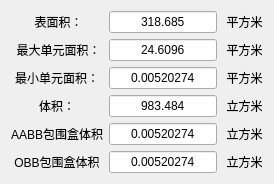
       <widget class="QWidget" name="geoProperty">
        <attribute name="title">
         <string>几何属性</string>
        </attribute>
        <layout class="QGridLayout" name="gridLayout_5">
         <item row="0" column="0">
          <widget class="QLabel" name="label_2">
           <property name="frameShape">
            <enum>QFrame::NoFrame</enum>
           </property>
           <property name="frameShadow">
            <enum>QFrame::Raised</enum>
           </property>
           <property name="text">
            <string> 表面积：</string>
           </property>
           <property name="alignment">
            <set>Qt::AlignCenter</set>
           </property>
          </widget>
         </item>
         <item row="2" column="0">
          <widget class="QLabel" name="label_17">
           <property name="frameShape">
            <enum>QFrame::NoFrame</enum>
           </property>
           <property name="frameShadow">
            <enum>QFrame::Raised</enum>
           </property>
           <property name="text">
            <string> 最大单元面积：</string>
           </property>
           <property name="alignment">
            <set>Qt::AlignCenter</set>
           </property>
          </widget>
         </item>
         <item row="8" column="2">
          <widget class="QLabel" name="label_10">
           <property name="frameShape">
            <enum>QFrame::NoFrame</enum>
           </property>
           <property name="frameShadow">
            <enum>QFrame::Raised</enum>
           </property>
           <property name="text">
            <string> 立方米</string>
           </property>
           <property name="alignment">
            <set>Qt::AlignCenter</set>
           </property>
          </widget>
         </item>
         <item row="2" column="2">
          <widget class="QLabel" name="label_5">
           <property name="frameShape">
            <enum>QFrame::NoFrame</enum>
           </property>
           <property name="frameShadow">
            <enum>QFrame::Raised</enum>
           </property>
           <property name="text">
            <string> 平方米</string>
           </property>
           <property name="alignment">
            <set>Qt::AlignCenter</set>
           </property>
          </widget>
         </item>
         <item row="2" column="1">
          <widget class="QLineEdit" name="lineEdit_maxUnitAera">
           <property name="text">
            <string>24.6096</string>
           </property>
           <property name="alignment">
            <set>Qt::AlignCenter</set>
           </property>
           <property name="readOnly">
            <bool>false</bool>
           </property>
          </widget>
         </item>
         <item row="8" column="0">
          <widget class="QLabel" name="label_21">
           <property name="frameShape">
            <enum>QFrame::NoFrame</enum>
           </property>
           <property name="frameShadow">
            <enum>QFrame::Raised</enum>
           </property>
           <property name="text">
            <string>OBB包围盒体积</string>
           </property>
           <property name="alignment">
            <set>Qt::AlignCenter</set>
           </property>
          </widget>
         </item>
         <item row="5" column="0">
          <widget class="QLabel" name="label_8">
           <property name="frameShape">
            <enum>QFrame::NoFrame</enum>
           </property>
           <property name="frameShadow">
            <enum>QFrame::Raised</enum>
           </property>
           <property name="text">
            <string>体积：</string>
           </property>
           <property name="alignment">
            <set>Qt::AlignCenter</set>
           </property>
          </widget>
         </item>
         <item row="7" column="0">
          <widget class="QLabel" name="label_20">
           <property name="frameShape">
            <enum>QFrame::NoFrame</enum>
           </property>
           <property name="frameShadow">
            <enum>QFrame::Raised</enum>
           </property>
           <property name="text">
            <string>AABB包围盒体积</string>
           </property>
           <property name="alignment">
            <set>Qt::AlignCenter</set>
           </property>
          </widget>
         </item>
         <item row="0" column="1">
          <widget class="QLineEdit" name="lineEdit_area">
           <property name="text">
            <string>318.685</string>
           </property>
           <property name="alignment">
            <set>Qt::AlignCenter</set>
           </property>
           <property name="readOnly">
            <bool>false</bool>
           </property>
          </widget>
         </item>
         <item row="0" column="2">
          <widget class="QLabel" name="label_3">
           <property name="frameShape">
            <enum>QFrame::NoFrame</enum>
           </property>
           <property name="frameShadow">
            <enum>QFrame::Raised</enum>
           </property>
           <property name="text">
            <string> 平方米</string>
           </property>
           <property name="alignment">
            <set>Qt::AlignCenter</set>
           </property>
          </widget>
         </item>
         <item row="7" column="2">
          <widget class="QLabel" name="label_9">
           <property name="frameShape">
            <enum>QFrame::NoFrame</enum>
           </property>
           <property name="frameShadow">
            <enum>QFrame::Raised</enum>
           </property>
           <property name="text">
            <string> 立方米</string>
           </property>
           <property name="alignment">
            <set>Qt::AlignCenter</set>
           </property>
          </widget>
         </item>
         <item row="7" column="1">
          <widget class="QLineEdit" name="lineEdit_AABB">
           <property name="text">
            <string>0.00520274</string>
           </property>
           <property name="alignment">
            <set>Qt::AlignCenter</set>
           </property>
           <property name="readOnly">
            <bool>false</bool>
           </property>
          </widget>
         </item>
         <item row="5" column="2">
          <widget class="QLabel" name="label_4">
           <property name="frameShape">
            <enum>QFrame::NoFrame</enum>
           </property>
           <property name="frameShadow">
            <enum>QFrame::Raised</enum>
           </property>
           <property name="text">
            <string> 立方米</string>
           </property>
           <property name="alignment">
            <set>Qt::AlignCenter</set>
           </property>
          </widget>
         </item>
         <item row="3" column="1">
          <widget class="QLineEdit" name="lineEdit_minUnitAera">
           <property name="text">
            <string>0.00520274</string>
           </property>
           <property name="alignment">
            <set>Qt::AlignCenter</set>
           </property>
           <property name="readOnly">
            <bool>false</bool>
           </property>
          </widget>
         </item>
         <item row="8" column="1">
          <widget class="QLineEdit" name="lineEdit_OBB">
           <property name="text">
            <string>0.00520274</string>
           </property>
           <property name="alignment">
            <set>Qt::AlignCenter</set>
           </property>
           <property name="readOnly">
            <bool>false</bool>
           </property>
          </widget>
         </item>
         <item row="3" column="0">
          <widget class="QLabel" name="label_19">
           <property name="frameShape">
            <enum>QFrame::NoFrame</enum>
           </property>
           <property name="frameShadow">
            <enum>QFrame::Raised</enum>
           </property>
           <property name="text">
            <string>最小单元面积：</string>
           </property>
           <property name="alignment">
            <set>Qt::AlignCenter</set>
           </property>
          </widget>
         </item>
         <item row="5" column="1">
          <widget class="QLineEdit" name="lineEdit_vol">
           <property name="text">
            <string>983.484</string>
           </property>
           <property name="alignment">
            <set>Qt::AlignCenter</set>
           </property>
           <property name="readOnly">
            <bool>false</bool>
           </property>
          </widget>
         </item>
         <item row="3" column="2">
          <widget class="QLabel" name="label_6">
           <property name="frameShape">
            <enum>QFrame::NoFrame</enum>
           </property>
           <property name="frameShadow">
            <enum>QFrame::Raised</enum>
           </property>
           <property name="text">
            <string> 平方米</string>
           </property>
           <property name="alignment">
            <set>Qt::AlignCenter</set>
           </property>
          </widget>
         </item>
        </layout>
       </widget>
